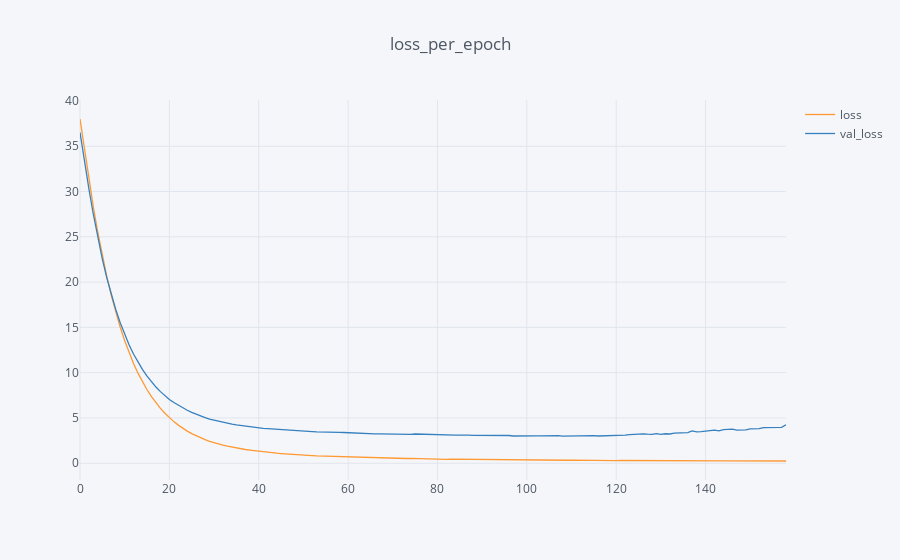

Here is the notebook cell this chart was saved with:
### Markdown cell above
# Visualization

### Code cell
loss_per_epoch = pd.DataFrame(model.history.history)
loss_per_epoch.iplot(y=["loss","val_loss"], title = "loss_per_epoch")

### Figure 1 — Plotly figure (JSON) as saved in the notebook; plotly's stock layout.template omitted (floating-point values rounded to 4 significant figures; data arrays with more than 128 entries replaced by an {"elided": "..."} marker saying what was removed)
{"data": [{"line": {"color": "rgba(255, 153, 51, 1.0)", "dash": "solid", "shape": "linear", "width": 1.3}, "mode": "lines", "name": "loss", "text": "", "type": "scatter", "uid": "6965bf61-91ea-4066-8819-5610f1764101", "x": {"elided": "159 int values"}, "y": {"elided": "159 float values"}}, {"line": {"color": "rgba(55, 128, 191, 1.0)", "dash": "solid", "shape": "linear", "width": 1.3}, "mode": "lines", "name": "val_loss", "text": "", "type": "scatter", "uid": "0bb033c0-5615-4aad-a878-9ba9683f5599", "x": {"elided": "159 int values"}, "y": {"elided": "159 float values"}}], "layout": {"legend": {"bgcolor": "#F5F6F9", "font": {"color": "#4D5663"}}, "paper_bgcolor": "#F5F6F9", "plot_bgcolor": "#F5F6F9", "title": {"font": {"color": "#4D5663"}, "text": "loss_per_epoch"}, "xaxis": {"gridcolor": "#E1E5ED", "showgrid": true, "tickfont": {"color": "#4D5663"}, "title": {"font": {"color": "#4D5663"}, "text": ""}, "zerolinecolor": "#E1E5ED"}, "yaxis": {"gridcolor": "#E1E5ED", "showgrid": true, "tickfont": {"color": "#4D5663"}, "title": {"font": {"color": "#4D5663"}, "text": ""}, "zerolinecolor": "#E1E5ED"}}}
